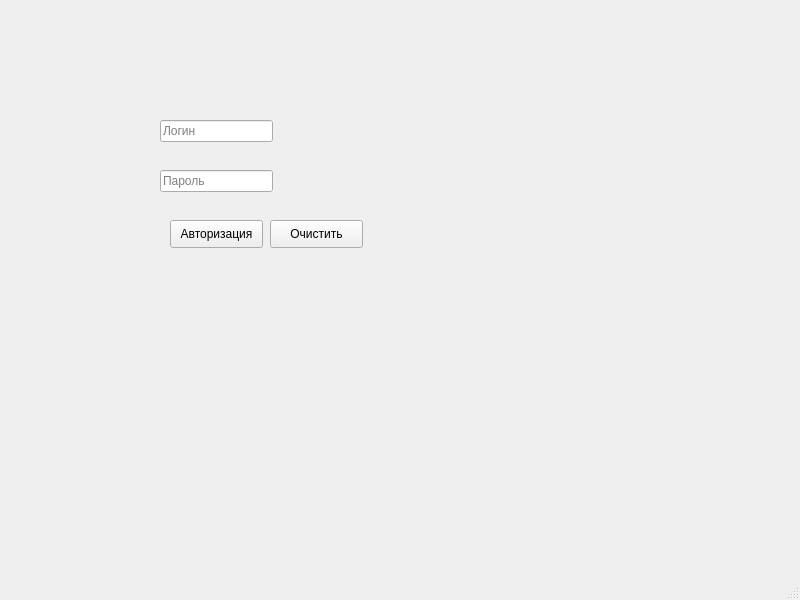
<?xml version="1.0" encoding="UTF-8"?>
<ui version="4.0">
 <class>MainWindow</class>
 <widget class="QMainWindow" name="MainWindow">
  <property name="geometry">
   <rect>
    <x>0</x>
    <y>0</y>
    <width>800</width>
    <height>600</height>
   </rect>
  </property>
  <property name="windowTitle">
   <string>MainWindow</string>
  </property>
  <widget class="QWidget" name="centralwidget">
   <widget class="QLineEdit" name="usernameLineEdit">
    <property name="geometry">
     <rect>
      <x>160</x>
      <y>120</y>
      <width>113</width>
      <height>22</height>
     </rect>
    </property>
    <property name="placeholderText">
     <string>Логин</string>
    </property>
   </widget>
   <widget class="QLineEdit" name="passwordLineEdit">
    <property name="geometry">
     <rect>
      <x>160</x>
      <y>170</y>
      <width>113</width>
      <height>22</height>
     </rect>
    </property>
    <property name="placeholderText">
     <string>Пароль</string>
    </property>
   </widget>
   <widget class="QPushButton" name="loginButton">
    <property name="geometry">
     <rect>
      <x>170</x>
      <y>220</y>
      <width>93</width>
      <height>28</height>
     </rect>
    </property>
    <property name="text">
     <string>Авторизация</string>
    </property>
   </widget>
   <widget class="QPushButton" name="clearButton">
    <property name="geometry">
     <rect>
      <x>270</x>
      <y>220</y>
      <width>93</width>
      <height>28</height>
     </rect>
    </property>
    <property name="text">
     <string>Очистить</string>
    </property>
   </widget>
  </widget>
  <widget class="QMenuBar" name="menubar">
   <property name="geometry">
    <rect>
     <x>0</x>
     <y>0</y>
     <width>800</width>
     <height>26</height>
    </rect>
   </property>
  </widget>
  <widget class="QStatusBar" name="statusbar"/>
 </widget>
 <resources/>
 <connections/>
</ui>
